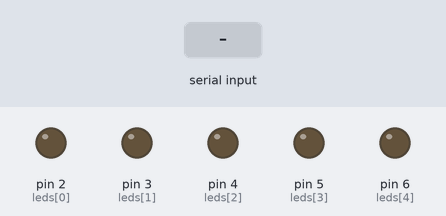
Simulated run of this sketch. Board: Arduino Uno, built with avr-gcc and run on an emulated ATmega328P. Shown: output pins drawn as LEDs (lit = HIGH). The inputs (shaded band) are chosen by the test bench.

Above: at 1.2 s.
1.3 s: "90,45\n" received over Serial
At 2.0 s:
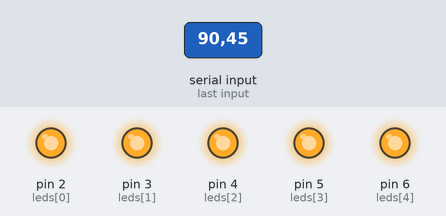
Timing chart, 0 to 4.3 s (numbered marks = the images above; inputs shaded):
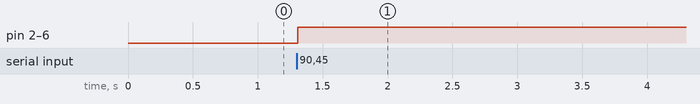

The sketch:

sketch_sep16a.ino
```cpp
int leds[] = {2, 3, 4, 5, 6};

void setup() {
  Serial.begin(9600);
  for (int i = 0; i < 5; ++i) pinMode(leds[i], OUTPUT);
}

void loop() {
    if (Serial.available() > 0) {
      String line = Serial.readStringUntil('\n');
      line.trim();
      int count = line.toInt();
      if (count < 0) count = 0;
      if (count > 5) count = 5;
      for (int i = 0; i < 5; ++i) {
        digitalWrite(leds[i], i < count ? HIGH : LOW);
    }
  }
}
```

Measured:
- after the input at 1.3 s, pin 2 (leds[0]), pin 3 (leds[1]), pin 4 (leds[2]), pin 5 (leds[3]), pin 6 (leds[4]): LOW → HIGH at once
